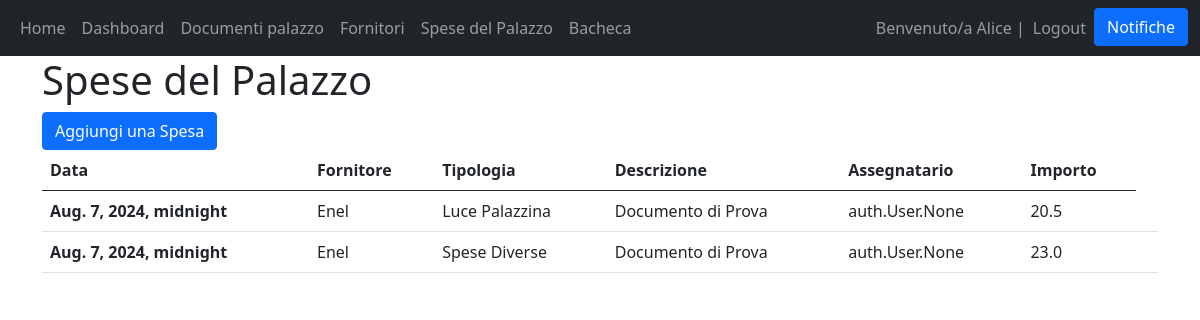
Page /spesa (signed in) on the earlier database version.
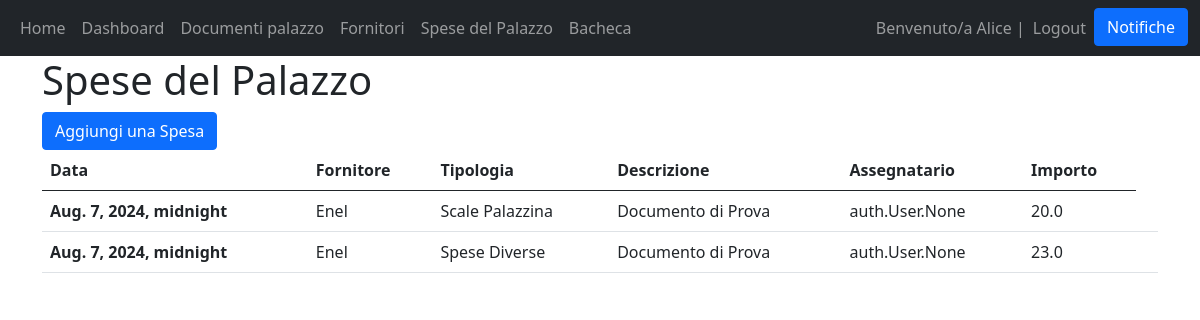
Same page on the later database version.
### Condominio/models.py (models this page shows)
class Spesa(models.Model):
    class Tipologie(models.TextChoices):
        LUCE_PALAZZINA="Luce Palazzina"
        SCALE_PALAZZINA="Scale Palazzina"
        MANUTENZIONE_ORDINARIA="Manutenzione Ordinaria"
        MANUTENZIONE_ORDINARIA_COMUNE="Manutenzione Ordinaria Comune"
        SPESA_GENERALE="Spese Generali"
        SPESA_STRAORDINARIA="Spesa Straordinaria"
        SPESA_STRAORDINARIA_COMUNE="Spesa Straordinaria Comune"
        SPESE_DIVERSE="Spese Diverse"
    fornitore=models.ForeignKey(Fornitore, on_delete=models.PROTECT, default=None)
    data=models.DateTimeField("Data")
    tipologia=models.TextField("Tipologia", choices=Tipologie.choices, default=Tipologie.SPESE_DIVERSE, max_length=200)
    descrizione=models.CharField(default=None, max_length=200)
    assegnatario=models.ManyToManyField(User)
    importo=models.FloatField("Totale", default=0)
    class Meta:
        verbose_name_plural="Spese"

class Fornitore(models.Model):
    nome = models.CharField(max_length=100, primary_key=True)
    contratto = models.FileField("Contratto", blank=True, default=None)
    indirizzo = models.CharField(max_length=200)
    ragione_sociale = models.CharField(max_length=100)
    partita_iva = models.CharField(max_length=100)
    cf = models.CharField(max_length=100)
    iban = models.CharField(max_length=200)
    def __str__(self):
        return self.nome
    class Meta:
        verbose_name_plural = "Fornitori"

### Condominio/views.py (the view)
# urls.py: path('spesa', views.spesa, name="spesa"),
@login_required(login_url="/login")
def spesa(request):
    spese=Spesa.objects.all()
    if request.method == "POST":
        spesa_id = request.POST.get("spesa-id")
        print(spesa_id)
        spesa=Spesa.objects.filter(id=spesa_id).first()
        if spesa and (request.user.has_perm("main.delete_spesa")):
            spesa.delete()
    return render(request, 'Condominio_main/spese.html', {"spese":spese})

### Condominio/templates/Condominio_main/spese.html (shortened to what this page needs)
{% extends 'Condominio_main/base.html' %}
{% block content %}
<h1>Spese del Palazzo</h1>
<a class="btn btn-primary" href="/create_spesa" role="button">Aggiungi una Spesa</a>
<table class="table">
    <thead>
      <tr>
        <th scope="col">Data</th>
        <th scope="col">Fornitore</th>
        <th scope="col">Tipologia</th>
        <th scope="col">Descrizione</th>
        <th scope="col">Assegnatario</th> {% comment %} Deve poter essere un utente user di tipo non staff {% endcomment %}
        <th scope="col">Importo</th>
      </tr>
    </thead>
    <tbody>
        {% for spesa in spese %}
        <tr>
            <th scope="row">{{spesa.data}}</th>
            <td>{{spesa.fornitore}}</td>
            <td>{{spesa.tipologia}}</td>
            <td>{{spesa.descrizione}}</td>
            <td>{{spesa.assegnatario}}</td>
            <td>{{spesa.importo}}</td>
            <td>
            </td>
        </tr>
        {% endfor %}
    </tbody>
</table>
{% endblock %}

Differences in the rows shown:
changed Spesa: tipologia "Luce Palazzina" → "Scale Palazzina"; importo "20.5" → "20.0"
